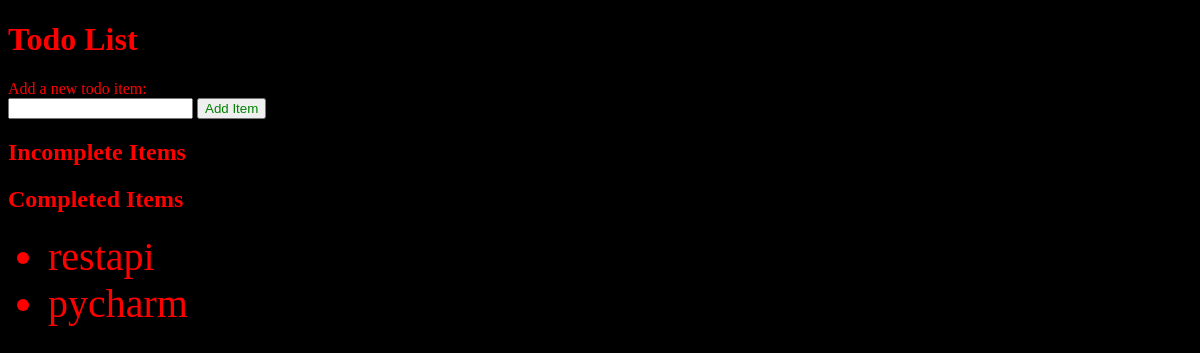
Before: / with the older database file.
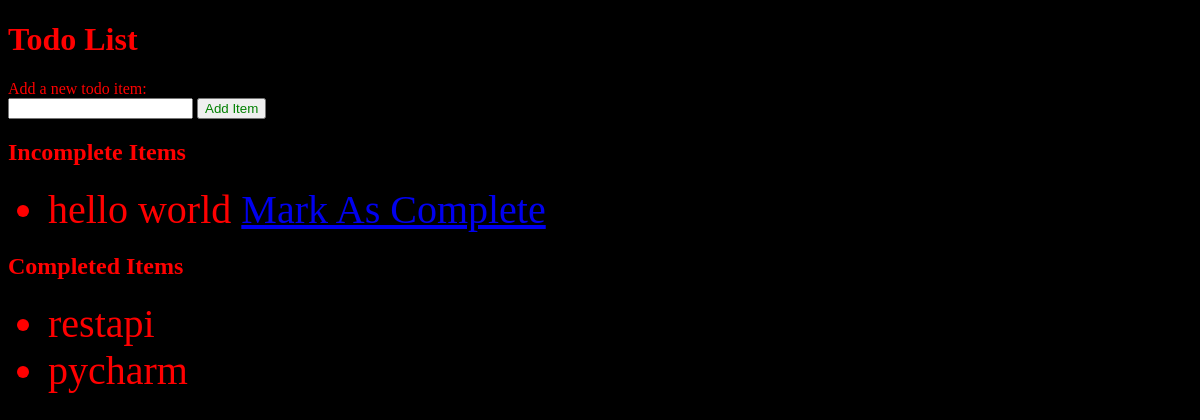
After: the same page with the newer database file.
### app.py (models this page shows)
class Todo(db.Model):
    id=db.Column(db.Integer,primary_key=True)
    text=db.Column(db.String(200))
    complete=db.Column(db.Boolean)

### app.py (the view)
@app.route('/')
def index():
    incomplete=Todo.query.filter_by(complete=False).all()   #retreive all data from table where complete value is False.
    complete=Todo.query.filter_by(complete=True).all()
    return render_template('index.html',incomplete=incomplete,complete=complete)

### templates/index.html (shortened to what this page needs)
<!DOCTYPE html>
<html lang="en">
<head>
	<link rel="stylesheet" type="text/css" href="{{url_for('static', filename='main.css')}}">
</head>
<body>
	<h1>Todo List</h1>
	<div>Add a new todo item:
		<form action="{{ url_for('add') }}" method="POST">
			<input type="text" name="todoitem">
			<input type="submit" value="Add Item" class="button">
		</form>
	</div>
	<div>
		<h2>Incomplete Items</h2>
		<ul>
			{% for todo in incomplete %}
			<li style="font-size: 30pt" class='mark'>{{ todo.text }} <a href="{{ url_for('complete', id=todo.id) }}">Mark As Complete</a></li>
			{% endfor %}
		</ul>
		<h2>Completed Items</h2>
		<ul>
			{% for todo in complete %}
			<li style="font-size: 30pt">{{ todo.text }}</li>
			{% endfor %}
		</ul>
	</div>
</body>
</html>

### main.css (style rules this page uses)
body { background:black; color:red; margin-top: 5px; }
.button { color:green; }
.mark { font-size: 10px; }

Changed rows visible on the page:
added Todo: text "hello world", shown under "Incomplete Items"
